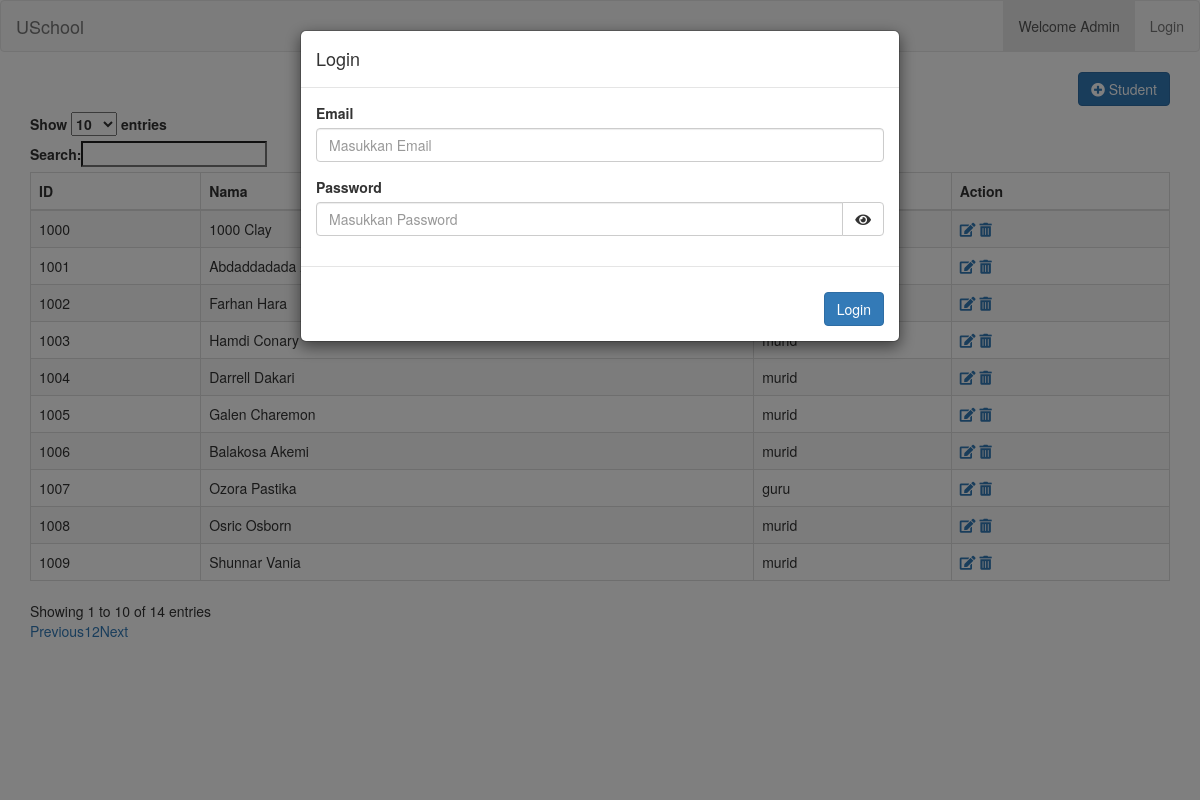
Page /Challenge/Admin.php on the committed database.
### tables this page shows
CREATE TABLE `user` (
  `user_id` varchar(10) NOT NULL,
  `password` varchar(255) NOT NULL,
  `first_name` varchar(255) NOT NULL,
  `last_name` varchar(255) NOT NULL,
  `role_id` int(11) NOT NULL,
  `address` varchar(255) NOT NULL
);

CREATE TABLE `role` (
  `role_id` int(11) NOT NULL,
  `role_name` varchar(255) NOT NULL,
  `role_desc` varchar(255) NOT NULL
);

### Challenge/include/koneksi.php (called while the page is built, shortened)
<?php
    class database{
        public function __construct()
        {
            $host = "localhost";
            $dbname = "uschool";
            $username = "root";
            $password = "";
            $this->db = new PDO("mysql:host={$host};dbname={$dbname}", $username, $password);
        }
        public function user(){
            $query = $this->db->prepare("select * from user join role on user.role_id = role.role_id");
            $query->execute();
            $user = $query->fetchAll();
            return $user;
        }
    }

### Challenge/Admin.php (the view, shortened to what this page needs)
<!DOCTYPE html>
<?php
include 'include/koneksi.php';
$db = new database();
$data = $db->user();
?>
<html lang="en">
<head>
    <link rel="stylesheet" href="https://maxcdn.bootstrapcdn.com/bootstrap/3.4.1/css/bootstrap.min.css">
    <link href="http://cdnjs.cloudflare.com/ajax/libs/font-awesome/4.3.0/css/font-awesome.min.css" rel="stylesheet" type="text/css">
    <link rel="stylesheet" href="https://cdnjs.cloudflare.com/ajax/libs/font-awesome/5.11.2/css/all.min.css">
    <link rel="stylesheet" href="https://cdn.datatables.net/1.10.19/css/dataTables.bootstrap.min.css">
</head>
<body>
    <nav class="navbar navbar-default">
        <div class="container-fluid">
            <div class="navbar-header">
                <a href="index.php" class="navbar-brand">USchool</a>
            </div>
            <ul class="nav navbar-nav navbar-right">
                <li class="active"><a href="index.php">Welcome Admin</a></li>
                <li id="login"><a href="#" data-toggle="modal" data-target="#myModal">Login</a></li>
            </ul>
        </div>
    </nav>
    <div class="modal fade" id="myModal" role="dialog">
        <div class="modal-dialog">
            <div class="modal-content">
                <div class="modal-header">
                    <h4 class="modal-title">Login</h4>
                </div>
                <form action="controller/check_login.php" method="post">
                    <div class="modal-body">
                        <div class="form-group">
                            <label>Email</label>
                            <input type="text" class="form-control" name="email" id="email" placeholder="Masukkan Email" required>
                        </div>
                        <div class="form-group">
                            <label>Password</label>
                            <div class="input-group">
                                <input type="password" class="form-control" name="password" id="password" placeholder="Masukkan Password" required>
                                <div class="input-group-btn">
                                    <button type="button" class="btn btn-default" onclick="showHide()"><i class="fas fa-eye" id="toggle"></i></button>
                                </div>
                            </div>
                        </div>
                    </div>
                    <div class="modal-footer">
                        <input type="submit" class="btn btn-primary float-right" name="login" value="Login">
                    </div>
                </form>
            </div>
        </div>
    </div>
    <div class="container">
        <div style="width:100%; height:40px">
            <a href="view/create.php" class="btn btn-primary" style="float:right">
                <i class="fas fa-plus-circle"></i>
                Student
            </a>
        </div>
        <table id="example" class="table table-striped table-bordered">
            <thead>
                <tr>
                    <th>ID</th>
                    <th>Nama</th>
                    <th>Role </th>
                    <th>Action</th>
                </tr>
            </thead>
            <tbody>
                <?php foreach ($data as $value) : ?>
                    <tr>
                        <td><?php echo $value['user_id'] ?></td>
                        <td><?php echo $value['first_name'], ' ',$value['last_name'] ?></td>
                        <td><?php echo $value['role_name'] ?></td>
                        <td>
                            <a href="view/editAdmin.php?user_id=<?php echo $value['user_id'] ?>"><i class="fas fa-edit"></i></a>
                            <a href="controller/delete.php?user_id=<?php echo $value['user_id'] ?>"><i class="fas fa-trash-alt"></i></a>
                        </td>
                    </tr>
                <?php endforeach; ?>
            </tbody>
        </table>
    </div>
</body>
</html>

### rows in the picture
user: user_id "1000", first_name "1000", last_name "Clay"
user: user_id "1001", first_name "Abdaddadada"
user: user_id "1007", first_name "Ozora", last_name "Pastika", role.role_name "guru"
user: user_id "1002", first_name "Farhan", last_name "Hara"
user: user_id "1003", first_name "Hamdi", last_name "Conary"
user: user_id "1004", first_name "Darrell", last_name "Dakari", role.role_name "murid"
user: user_id "1005", first_name "Galen", last_name "Charemon", role.role_name "murid"
user: user_id "1006", first_name "Balakosa", last_name "Akemi", role.role_name "murid"
user: user_id "1008", first_name "Osric", last_name "Osborn", role.role_name "murid"
user: user_id "1009", first_name "Shunnar", last_name "Vania", role.role_name "murid"
